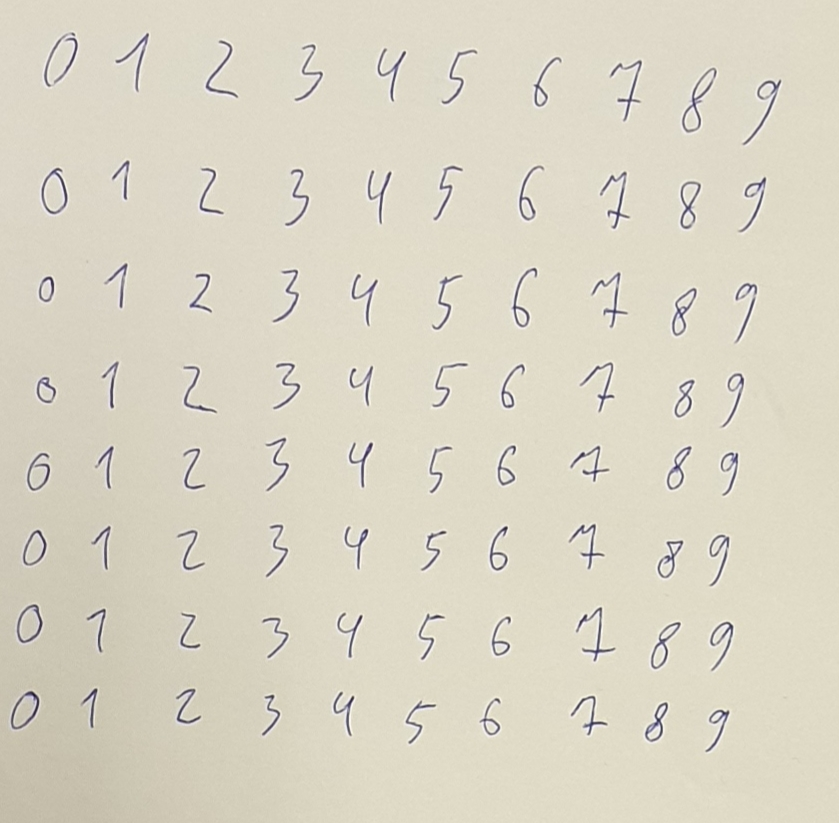
%> input picture train_data.jpg, 839 x 823 px
$ octave vaizdo_atpazinimas_n5.m   (GNU Octave 9; MATLAB toolbox functions it lacks are replaced by stand-ins)
%> lines starting %> are read from the running program, lines starting %| are printed output that depends on the picture; in (x1, y1, x2, y2) boxes, pixels count from 0 and x2, y2 are one past the last pixel; in counts of white or black regions, pixels touching at a corner belong together; the program's own positions count from 1
### pozymiai_raidems_atpazinti.m
function pozymiai = pozymiai_raidems_atpazinti(pavadinimas, pvz_eiluciu_sk)
%> called with pavadinimas = 'train_data.jpg', pvz_eiluciu_sk = 8
%%  pozymiai = pozymiai_raidems_atpazinti(pavadinimas, pvz_eiluciu_sk)
% taikymo pavyzdys:
% pozymiai = pozymiai_raidems_atpazinti('test_data.png', 8)
%
%%
% Vaizdo su pavyzdþiais nuskaitymas
V = imread(pavadinimas);
%> V is the input picture: size 823x839x3 uint8; mean R, G, B 218.2, 213, 196.5
figure(12), imshow(V)
%% Raidþiø iðkirpimas ir sudëliojimas á kintamojo 'objektai' celes
V_pustonis = rgb2gray(V);
% vaizdo keitimo dvejetainiu slenkstinës reikðmës paieðka
slenkstis = graythresh(V_pustonis);
%> slenkstis = 0.651
% pustonio vaizdo keitimas dvejetainiu
V_dvejetainis = im2bw(V_pustonis,slenkstis);
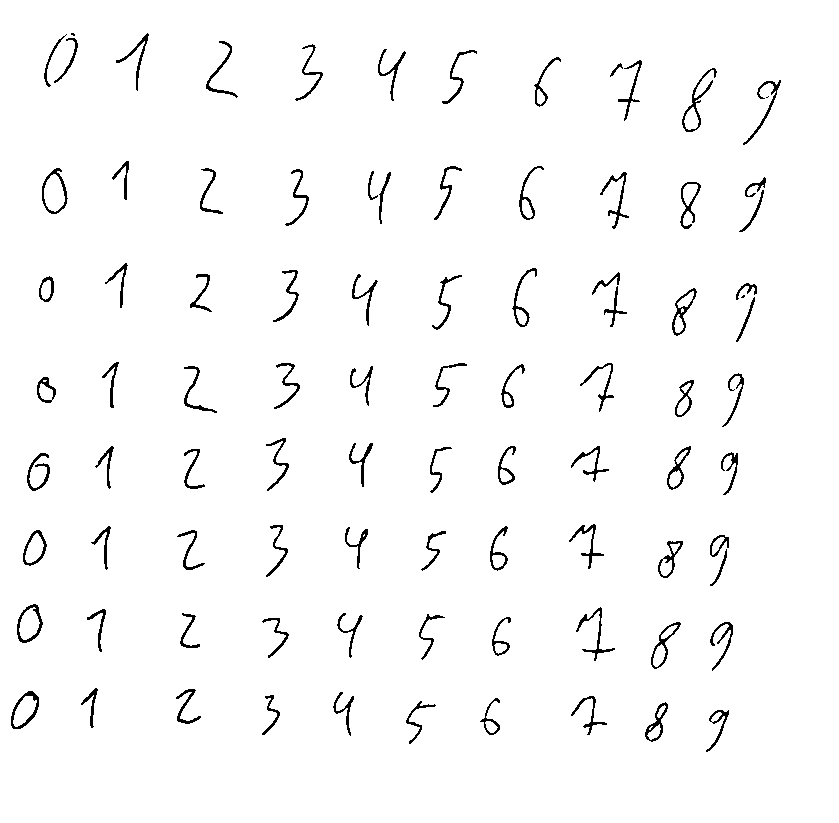
%> V_dvejetainis: size 823x839 logical; 97.4% white; black in thin lines or dots, all inside (x1, y1, x2, y2) = (11, 33, 781, 752)
% rezultato atvaizdavimas
figure(1), imshow(V_dvejetainis)
% vaizde esanèiø objektø kontûrø paieðka
V_konturais = edge(uint8(V_dvejetainis));
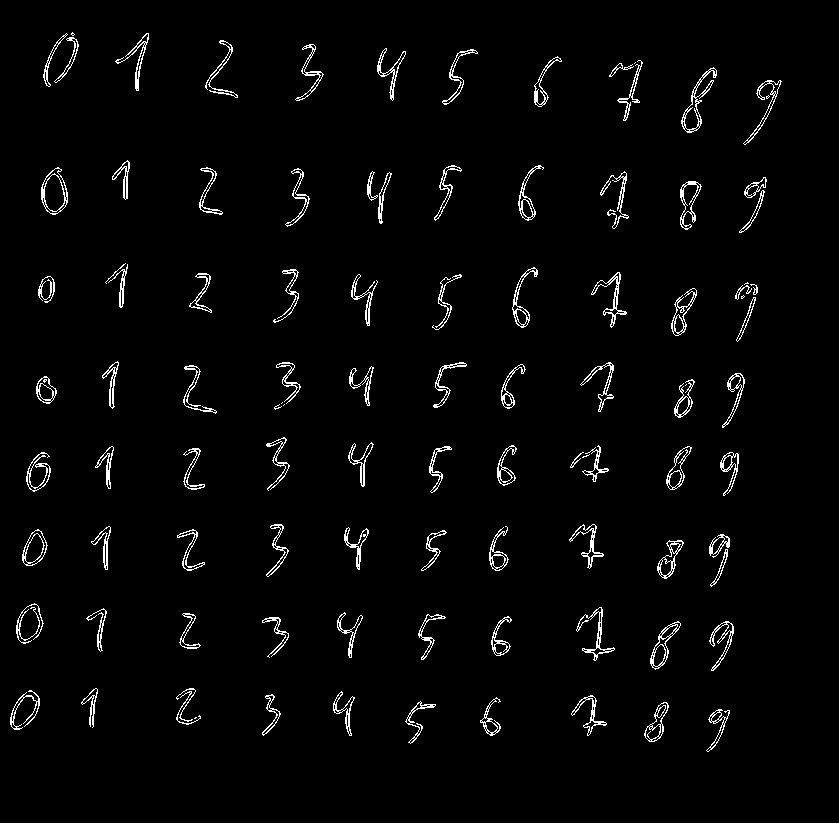
%> V_konturais: size 823x839 logical; 2.6% white in thin lines or dots, all inside (x1, y1, x2, y2) = (10, 32, 782, 752)
% rezultato atvaizdavimas
figure(2),imshow(V_konturais)
% objektø kontûrø uþpildymas
se = strel('square',7); % struktûrinis elementas uþpildymui
V_uzpildyti = imdilate(V_konturais, se);
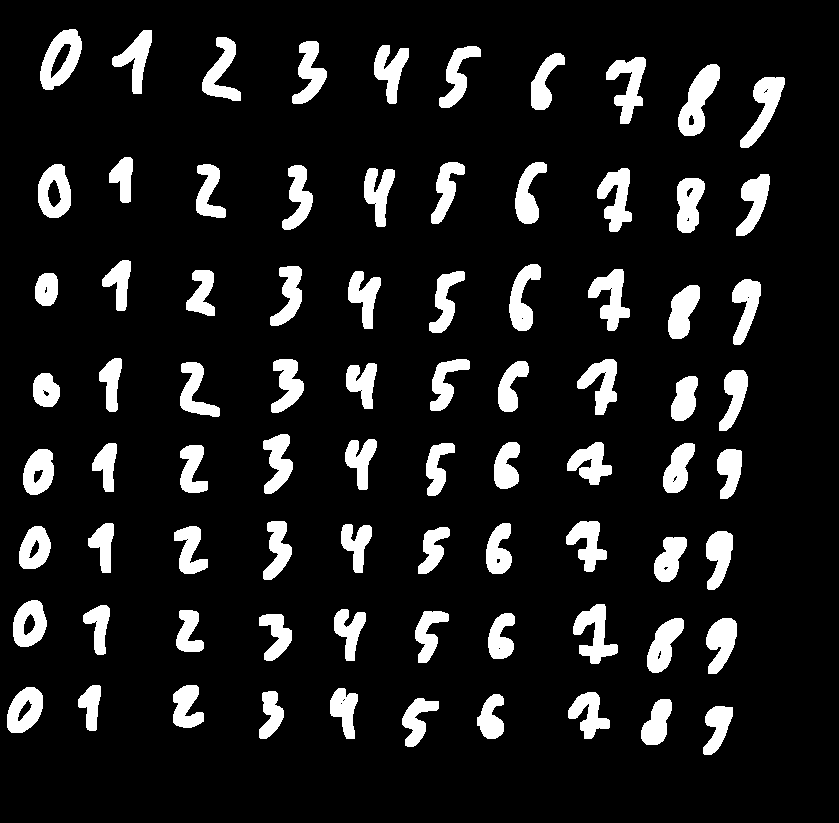
%> V_uzpildyti: size 823x839 logical; 11.4% white; 80 white regions, largest, box (x1, y1, x2, y2) and area: (678, 64, 720, 136) 1544, (40, 29, 82, 90) 1430, (606, 57, 646, 124) 1315
% rezultato atvaizdavimas
figure(3),imshow(V_uzpildyti)
% tuðtumø objetø viduje uþpildymas
V_vientisi= imfill(V_uzpildyti,'holes');
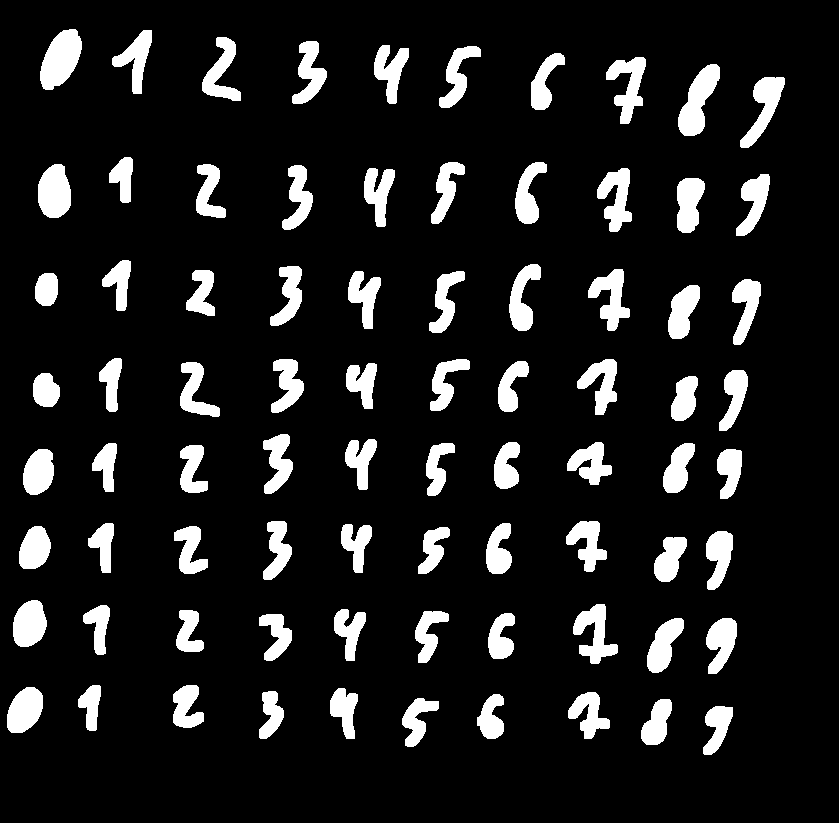
%> V_vientisi: size 823x839 logical; 11.6% white; 80 white regions
% rezultato atvaizdavimas
figure(4),imshow(V_vientisi)
% vientisø objektø dvejetainiame vaizde numeravimas
[O_suzymeti Skaicius] = bwlabel(V_vientisi);
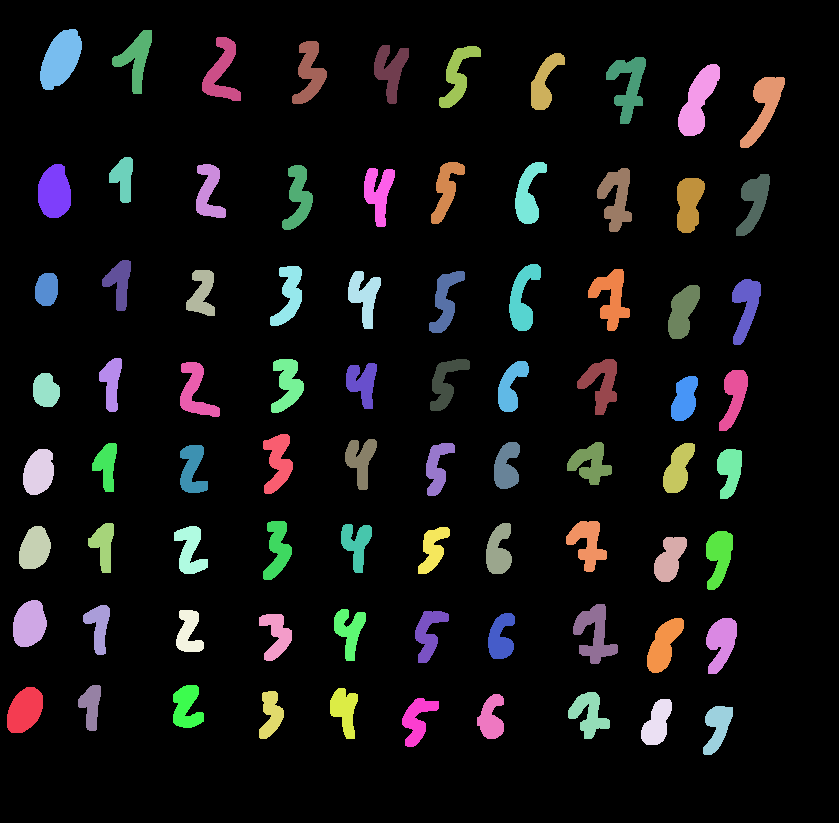
%> O_suzymeti: size 823x839 double; 81 distinct labels, from 0 to 80; one colour per label, 0 black
%> Skaicius = 80
% apskaièiuojami objektø dvejetainiame vaizde poþymiai
O_pozymiai = regionprops(O_suzymeti);
%> O_pozymiai = 80 regions; largest, box (x1, y1, x2, y2), Area and Centroid: (40, 29, 82, 90) 1709 [61.3 59.7], (678, 64, 720, 136) 1584 [698.8 101.6], (38, 164, 71, 218) 1422 [55 192.7], (740, 77, 785, 148) 1320 [764.7 107.5], (606, 57, 646, 124) 1315 [628.8 86.2]
% nuskaitomos poþymiø - objektø ribø koordinaèiø - reikðmës
O_ribos = [O_pozymiai.BoundingBox];
%> O_ribos = 320 values, max 740.5 at index 317, min 7.5 at index 1, mean 214.4
% kadangi ribà nusako 4 koordinatës, pergrupuojame reikðmes
O_ribos = reshape(O_ribos,[4 Skaicius]); % Skaicius - objektø skaièius
%> O_ribos = 80 columns, first 8: [7.5 13.5 19.5 23.5 33.5 35.5 38.5 40.5; 687.5 600.5 526.5 449.5 373.5 273.5 164.5 29.5; 36 34 32 31 27 23 33 42; 46 47 43 46 34 33 54 61]
% nuskaitomos poþymiø - objektø masës centro koordinaèiø - reikðmës
O_centras = [O_pozymiai.Centroid];
%> O_centras = 160 values, max 764.7 at index 159, min 25.44 at index 1, mean 406.7
% kadangi centrà nusako 2 koordinatës, pergrupuojame reikðmes
O_centras = reshape(O_centras,[2 Skaicius]);
%> O_centras = 80 columns, first 8: [25.44 30.04 35.28 39.27 46.38 47.29 55.05 61.33; 710.8 624.6 549.1 472.7 391.1 289.9 192.7 59.66]
O_centras = O_centras';
%> O_centras = 80 rows, first 12: [25.44 710.8; 30.04 624.6; 35.28 549.1; 39.27 472.7; 46.38 391.1; 47.29 289.9; 55.05 192.7; 61.33 59.66; 91.62 706.4; 99.34 627; 104.1 545.7; 107.1 465.8]
% pridedamas kiekvienam objektui vaize numeris (treèias stulpelis ðalia koordinaèiø)
O_centras(:,3) = 1:Skaicius;
% surûðiojami objektai pagal x koordinatæ - stulpelá
O_centras = sortrows(O_centras,2);
%> O_centras = 80 rows, first 12: [136.6 59.35 16; 61.33 59.66 8; 391.1 70.67 40; 222.2 72.87 24; 310.2 73.44 32; 458.2 76.1 48; 545 82.85 56; 628.8 86.18 64; 698.8 101.6 72; 764.7 107.5 80; 123.8 178.6 15; 446.7 190.1 47]
% rûðiojama atsiþvelgiant á pavyzdþiø eiluèiø ir raidþiø skaièiø
raidziu_sk = Skaicius/pvz_eiluciu_sk;
%> raidziu_sk = 10
Skaicius
%> Skaicius = 80
for k = 1:pvz_eiluciu_sk
    O_centras((k-1)*raidziu_sk+1:k*raidziu_sk,:) = ...
        sortrows(O_centras((k-1)*raidziu_sk+1:k*raidziu_sk,:),3);
end
%> after the loop, O_centras = 80 rows, first 12: [61.33 59.66 8; 136.6 59.35 16; 222.2 72.87 24; 310.2 73.44 32; 391.1 70.67 40; 458.2 76.1 48; 545 82.85 56; 628.8 86.18 64; 698.8 101.6 72; 764.7 107.5 80; 55.05 192.7 7; 123.8 178.6 15]
% ið dvejetainio vaizdo pagal objektø ribas iðkerpami vaizdo fragmentai
for k = 1:Skaicius
    objektai{k} = imcrop(V_dvejetainis,O_ribos(:,O_centras(k,3)));
end
%> this loop made 80 passes
%> after the loop, objektai = 80 items
% vieno ið vaizdo fragmentø atvaizdavimas
figure(5),
for k = 1:Skaicius
   subplot(pvz_eiluciu_sk,raidziu_sk,k), imshow(objektai{k})
end
% vaizdo fragmentai apkerpami, panaikinant fonà ið kraðtø (pagal staèiakampá)

for k = 1:Skaicius % Skaicius = 88, jei yra 88 raidës
    V_fragmentas = objektai{k};
    % nustatomas kiekvieno vaizdo fragmento dydis
    [aukstis, plotis] = size(V_fragmentas);

    % 1. Baltø stulpeliø naikinimas
    % apskaièiuokime kiekvieno stulpelio sumà
    stulpeliu_sumos = sum(V_fragmentas,1);
    % naikiname tuos stulpelius, kur suma lygi aukðèiui
    V_fragmentas(:,stulpeliu_sumos == aukstis) = [];
    % perskaièiuojamas objekto dydis
    [aukstis, plotis] = size(V_fragmentas);
    % 2. Baltø eiluèiø naikinimas
    % apskaièiuokime kiekvienos seilutës sumà
    eiluciu_sumos = sum(V_fragmentas,2);
    % naikiname tas eilutes, kur suma lygi ploèiui
    V_fragmentas(eiluciu_sumos == plotis,:) = [];
    objektai{k}=V_fragmentas;% áraðome vietoje neapkarpyto
end
% vieno ið vaizdo fragmentø atvaizdavimas
figure(6),
for k = 1:Skaicius
   subplot(pvz_eiluciu_sk,raidziu_sk,k), imshow(objektai{k})
end
%%
%% Suvienodiname vaizdo fragmentø dydþius iki 70x50
for k=1:Skaicius
    V_fragmentas=objektai{k};
    V_fragmentas_7050=imresize(V_fragmentas,[70,50]);
    % padalinkime vaizdo fragmentà á 10x10 dydþio dalis
    for m=1:7
        for n=1:5
            % apskaièiuokime kiekvienos dalies vidutiná ðviesumà
            Vid_sviesumas_eilutese=sum(V_fragmentas_7050((m*10-9:m*10),(n*10-9:n*10)));
            Vid_sviesumas((m-1)*5+n)=sum(Vid_sviesumas_eilutese);
        end
    end
    % 10x10 dydþio dalyje maksimali ðviesumo galima reikðmë yra 100
    % normuokime ðviesumo reikðmes intervale [0, 1]
    Vid_sviesumas = ((100-Vid_sviesumas)/100);
    % rezultatà (poþmius) neuronø tinklui patogiau pateikti stulpeliu
    Vid_sviesumas = Vid_sviesumas(:);
    % iðsaugome apskaièiuotus poþymius á bendrà kintamàjá
    pozymiai{k} = Vid_sviesumas;
end

### vaizdo_atpazinimas_n5.m
close all
clear all
clc
%% raidþiø pavyzdþiø nuskaitymas ir poþymiø skaièiavimas
pavadinimas = 'train_data.jpg';
%> (the run ends here)
